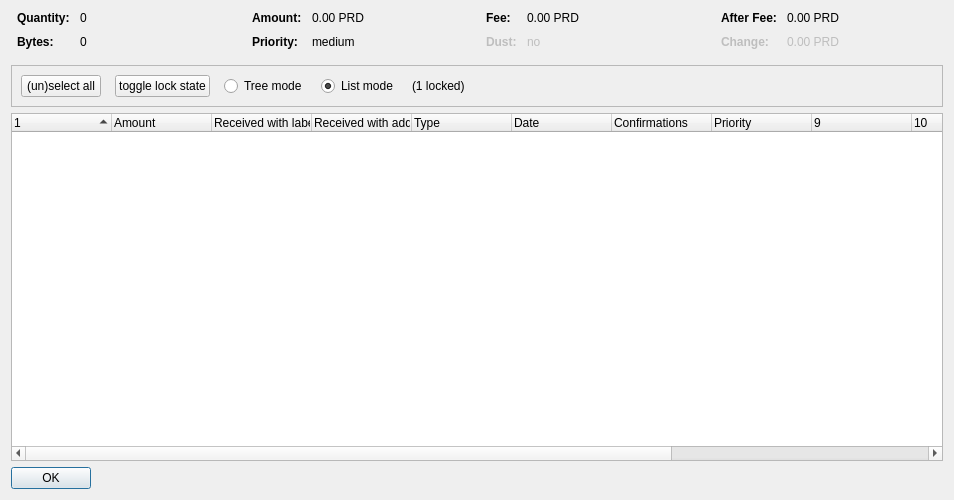
<?xml version="1.0" encoding="UTF-8"?>
<ui version="4.0">
 <class>CoinControlDialog</class>
 <widget class="QDialog" name="CoinControlDialog">
  <property name="geometry">
   <rect>
    <x>0</x>
    <y>0</y>
    <width>954</width>
    <height>500</height>
   </rect>
  </property>
  <property name="windowTitle">
   <string>Coin Selection</string>
  </property>
  <layout class="QVBoxLayout" name="verticalLayout">
   <item>
    <layout class="QHBoxLayout" name="horizontalLayoutTop" stretch="0,0,0,0">
     <property name="topMargin">
      <number>0</number>
     </property>
     <property name="bottomMargin">
      <number>10</number>
     </property>
     <item>
      <layout class="QFormLayout" name="formLayoutCoinControl1">
       <property name="horizontalSpacing">
        <number>10</number>
       </property>
       <property name="verticalSpacing">
        <number>10</number>
       </property>
       <property name="leftMargin">
        <number>6</number>
       </property>
       <property name="rightMargin">
        <number>6</number>
       </property>
       <item row="0" column="0">
        <widget class="QLabel" name="labelCoinControlQuantityText">
         <property name="font">
          <font>
           <weight>75</weight>
           <bold>true</bold>
          </font>
         </property>
         <property name="text">
          <string>Quantity:</string>
         </property>
        </widget>
       </item>
       <item row="0" column="1">
        <widget class="QLabel" name="labelCoinControlQuantity">
         <property name="cursor">
          <cursorShape>IBeamCursor</cursorShape>
         </property>
         <property name="contextMenuPolicy">
          <enum>Qt::ActionsContextMenu</enum>
         </property>
         <property name="text">
          <string notr="true">0</string>
         </property>
         <property name="textInteractionFlags">
          <set>Qt::LinksAccessibleByMouse|Qt::TextSelectableByKeyboard|Qt::TextSelectableByMouse</set>
         </property>
        </widget>
       </item>
       <item row="1" column="0">
        <widget class="QLabel" name="labelCoinControlBytesText">
         <property name="font">
          <font>
           <weight>75</weight>
           <bold>true</bold>
          </font>
         </property>
         <property name="text">
          <string>Bytes:</string>
         </property>
        </widget>
       </item>
       <item row="1" column="1">
        <widget class="QLabel" name="labelCoinControlBytes">
         <property name="cursor">
          <cursorShape>IBeamCursor</cursorShape>
         </property>
         <property name="contextMenuPolicy">
          <enum>Qt::ActionsContextMenu</enum>
         </property>
         <property name="text">
          <string notr="true">0</string>
         </property>
         <property name="textInteractionFlags">
          <set>Qt::LinksAccessibleByMouse|Qt::TextSelectableByKeyboard|Qt::TextSelectableByMouse</set>
         </property>
        </widget>
       </item>
      </layout>
     </item>
     <item>
      <layout class="QFormLayout" name="formLayoutCoinControl2">
       <property name="horizontalSpacing">
        <number>10</number>
       </property>
       <property name="verticalSpacing">
        <number>10</number>
       </property>
       <property name="leftMargin">
        <number>6</number>
       </property>
       <property name="rightMargin">
        <number>6</number>
       </property>
       <item row="0" column="0">
        <widget class="QLabel" name="labelCoinControlAmountText">
         <property name="font">
          <font>
           <weight>75</weight>
           <bold>true</bold>
          </font>
         </property>
         <property name="text">
          <string>Amount:</string>
         </property>
        </widget>
       </item>
       <item row="0" column="1">
        <widget class="QLabel" name="labelCoinControlAmount">
         <property name="cursor">
          <cursorShape>IBeamCursor</cursorShape>
         </property>
         <property name="contextMenuPolicy">
          <enum>Qt::ActionsContextMenu</enum>
         </property>
         <property name="text">
          <string notr="true">0.00 PRD</string>
         </property>
         <property name="textInteractionFlags">
          <set>Qt::LinksAccessibleByMouse|Qt::TextSelectableByKeyboard|Qt::TextSelectableByMouse</set>
         </property>
        </widget>
       </item>
       <item row="1" column="0">
        <widget class="QLabel" name="labelCoinControlPriorityText">
         <property name="font">
          <font>
           <weight>75</weight>
           <bold>true</bold>
          </font>
         </property>
         <property name="text">
          <string>Priority:</string>
         </property>
        </widget>
       </item>
       <item row="1" column="1">
        <widget class="QLabel" name="labelCoinControlPriority">
         <property name="cursor">
          <cursorShape>IBeamCursor</cursorShape>
         </property>
         <property name="contextMenuPolicy">
          <enum>Qt::ActionsContextMenu</enum>
         </property>
         <property name="text">
          <string>medium</string>
         </property>
         <property name="textInteractionFlags">
          <set>Qt::LinksAccessibleByMouse|Qt::TextSelectableByKeyboard|Qt::TextSelectableByMouse</set>
         </property>
        </widget>
       </item>
      </layout>
     </item>
     <item>
      <layout class="QFormLayout" name="formLayoutCoinControl3">
       <property name="horizontalSpacing">
        <number>10</number>
       </property>
       <property name="verticalSpacing">
        <number>10</number>
       </property>
       <property name="leftMargin">
        <number>6</number>
       </property>
       <property name="rightMargin">
        <number>6</number>
       </property>
       <item row="0" column="0">
        <widget class="QLabel" name="labelCoinControlFeeText">
         <property name="font">
          <font>
           <weight>75</weight>
           <bold>true</bold>
          </font>
         </property>
         <property name="text">
          <string>Fee:</string>
         </property>
        </widget>
       </item>
       <item row="0" column="1">
        <widget class="QLabel" name="labelCoinControlFee">
         <property name="cursor">
          <cursorShape>IBeamCursor</cursorShape>
         </property>
         <property name="contextMenuPolicy">
          <enum>Qt::ActionsContextMenu</enum>
         </property>
         <property name="text">
          <string notr="true">0.00 PRD</string>
         </property>
         <property name="textInteractionFlags">
          <set>Qt::LinksAccessibleByMouse|Qt::TextSelectableByKeyboard|Qt::TextSelectableByMouse</set>
         </property>
        </widget>
       </item>
       <item row="1" column="0">
        <widget class="QLabel" name="labelCoinControlLowOutputText">
         <property name="enabled">
          <bool>false</bool>
         </property>
         <property name="font">
          <font>
           <weight>75</weight>
           <bold>true</bold>
          </font>
         </property>
         <property name="text">
          <string>Dust:</string>
         </property>
        </widget>
       </item>
       <item row="1" column="1">
        <widget class="QLabel" name="labelCoinControlLowOutput">
         <property name="enabled">
          <bool>false</bool>
         </property>
         <property name="cursor">
          <cursorShape>IBeamCursor</cursorShape>
         </property>
         <property name="contextMenuPolicy">
          <enum>Qt::ActionsContextMenu</enum>
         </property>
         <property name="text">
          <string>no</string>
         </property>
         <property name="textInteractionFlags">
          <set>Qt::LinksAccessibleByMouse|Qt::TextSelectableByKeyboard|Qt::TextSelectableByMouse</set>
         </property>
        </widget>
       </item>
      </layout>
     </item>
     <item>
      <layout class="QFormLayout" name="formLayoutCoinControl4">
       <property name="horizontalSpacing">
        <number>10</number>
       </property>
       <property name="verticalSpacing">
        <number>10</number>
       </property>
       <property name="leftMargin">
        <number>6</number>
       </property>
       <property name="rightMargin">
        <number>6</number>
       </property>
       <item row="0" column="0">
        <widget class="QLabel" name="labelCoinControlAfterFeeText">
         <property name="font">
          <font>
           <weight>75</weight>
           <bold>true</bold>
          </font>
         </property>
         <property name="text">
          <string>After Fee:</string>
         </property>
        </widget>
       </item>
       <item row="0" column="1">
        <widget class="QLabel" name="labelCoinControlAfterFee">
         <property name="cursor">
          <cursorShape>IBeamCursor</cursorShape>
         </property>
         <property name="contextMenuPolicy">
          <enum>Qt::ActionsContextMenu</enum>
         </property>
         <property name="text">
          <string notr="true">0.00 PRD</string>
         </property>
         <property name="textInteractionFlags">
          <set>Qt::LinksAccessibleByMouse|Qt::TextSelectableByKeyboard|Qt::TextSelectableByMouse</set>
         </property>
        </widget>
       </item>
       <item row="1" column="0">
        <widget class="QLabel" name="labelCoinControlChangeText">
         <property name="enabled">
          <bool>false</bool>
         </property>
         <property name="font">
          <font>
           <weight>75</weight>
           <bold>true</bold>
          </font>
         </property>
         <property name="text">
          <string>Change:</string>
         </property>
        </widget>
       </item>
       <item row="1" column="1">
        <widget class="QLabel" name="labelCoinControlChange">
         <property name="enabled">
          <bool>false</bool>
         </property>
         <property name="cursor">
          <cursorShape>IBeamCursor</cursorShape>
         </property>
         <property name="contextMenuPolicy">
          <enum>Qt::ActionsContextMenu</enum>
         </property>
         <property name="text">
          <string notr="true">0.00 PRD</string>
         </property>
         <property name="textInteractionFlags">
          <set>Qt::LinksAccessibleByMouse|Qt::TextSelectableByKeyboard|Qt::TextSelectableByMouse</set>
         </property>
        </widget>
       </item>
      </layout>
     </item>
    </layout>
   </item>
   <item>
    <widget class="QFrame" name="frame">
     <property name="minimumSize">
      <size>
       <width>0</width>
       <height>40</height>
      </size>
     </property>
     <property name="frameShape">
      <enum>QFrame::StyledPanel</enum>
     </property>
     <property name="frameShadow">
      <enum>QFrame::Sunken</enum>
     </property>
     <layout class="QHBoxLayout" name="horizontalLayout">
      <item>
       <layout class="QHBoxLayout" name="horizontalLayoutPanel" stretch="0,0,0,0,0,0">
        <property name="spacing">
         <number>14</number>
        </property>
        <item>
         <widget class="QPushButton" name="pushButtonSelectAll">
          <property name="sizePolicy">
           <sizepolicy hsizetype="Maximum" vsizetype="Fixed">
            <horstretch>0</horstretch>
            <verstretch>0</verstretch>
           </sizepolicy>
          </property>
          <property name="text">
           <string>(un)select all</string>
          </property>
          <property name="autoDefault">
           <bool>false</bool>
          </property>
         </widget>
        </item>
        <item>
         <widget class="QPushButton" name="pushButtonToggleLock">
          <property name="sizePolicy">
           <sizepolicy hsizetype="Maximum" vsizetype="Fixed">
            <horstretch>0</horstretch>
            <verstretch>0</verstretch>
           </sizepolicy>
          </property>
          <property name="text">
           <string>toggle lock state</string>
          </property>
          <property name="autoDefault">
           <bool>false</bool>
          </property>
         </widget>
        </item>
        <item>
         <widget class="QRadioButton" name="radioTreeMode">
          <property name="sizePolicy">
           <sizepolicy hsizetype="Maximum" vsizetype="Fixed">
            <horstretch>0</horstretch>
            <verstretch>0</verstretch>
           </sizepolicy>
          </property>
          <property name="text">
           <string>Tree mode</string>
          </property>
         </widget>
        </item>
        <item>
         <widget class="QRadioButton" name="radioListMode">
          <property name="sizePolicy">
           <sizepolicy hsizetype="Maximum" vsizetype="Fixed">
            <horstretch>0</horstretch>
            <verstretch>0</verstretch>
           </sizepolicy>
          </property>
          <property name="text">
           <string>List mode</string>
          </property>
          <property name="checked">
           <bool>true</bool>
          </property>
         </widget>
        </item>
        <item>
         <widget class="QLabel" name="labelLocked">
          <property name="text">
           <string>(1 locked)</string>
          </property>
         </widget>
        </item>
        <item>
         <spacer name="horizontalSpacer">
          <property name="orientation">
           <enum>Qt::Horizontal</enum>
          </property>
          <property name="sizeHint" stdset="0">
           <size>
            <width>40</width>
            <height>20</height>
           </size>
          </property>
         </spacer>
        </item>
       </layout>
      </item>
     </layout>
    </widget>
   </item>
   <item>
    <widget class="CoinControlTreeWidget" name="treeWidget">
     <property name="contextMenuPolicy">
      <enum>Qt::CustomContextMenu</enum>
     </property>
     <property name="sortingEnabled">
      <bool>false</bool>
     </property>
     <property name="columnCount">
      <number>13</number>
     </property>
     <attribute name="headerShowSortIndicator" stdset="0">
      <bool>true</bool>
     </attribute>
     <attribute name="headerStretchLastSection">
      <bool>false</bool>
     </attribute>
     <column>
      <property name="text">
       <string/>
      </property>
     </column>
     <column>
      <property name="text">
       <string>Amount</string>
      </property>
     </column>
     <column>
      <property name="text">
       <string>Received with label</string>
      </property>
     </column>
     <column>
      <property name="text">
       <string>Received with address</string>
      </property>
     </column>
     <column>
      <property name="text">
	<string>Type</string>
      </property>
     </column>
     <column>
      <property name="text">	 
       <string>Date</string>
      </property>
     </column>
     <column>
      <property name="text">
       <string>Confirmations</string>
      </property>
      <property name="toolTip">
       <string>Confirmed</string>
      </property>
     </column>
     <column>
      <property name="text">
       <string>Priority</string>
      </property>
     </column>
     <column>
      <property name="text">
       <string/>
      </property>
     </column>
     <column>
      <property name="text">
       <string/>
      </property>
     </column>
     <column>
      <property name="text">
       <string/>
      </property>
     </column>
     <column>
      <property name="text">
       <string/>
      </property>
     </column>
     <column>
      <property name="text">
       <string/>
      </property>
     </column>
    </widget>
   </item>
   <item>
    <widget class="QDialogButtonBox" name="buttonBox">
     <property name="sizePolicy">
      <sizepolicy hsizetype="Maximum" vsizetype="Fixed">
       <horstretch>0</horstretch>
       <verstretch>0</verstretch>
      </sizepolicy>
     </property>
     <property name="orientation">
      <enum>Qt::Horizontal</enum>
     </property>
     <property name="standardButtons">
      <set>QDialogButtonBox::Ok</set>
     </property>
    </widget>
   </item>
  </layout>
 </widget>
 <customwidgets>
  <customwidget>
   <class>CoinControlTreeWidget</class>
   <extends>QTreeWidget</extends>
   <header>coincontroltreewidget.h</header>
  </customwidget>
 </customwidgets>
 <resources/>
 <connections/>
</ui>
